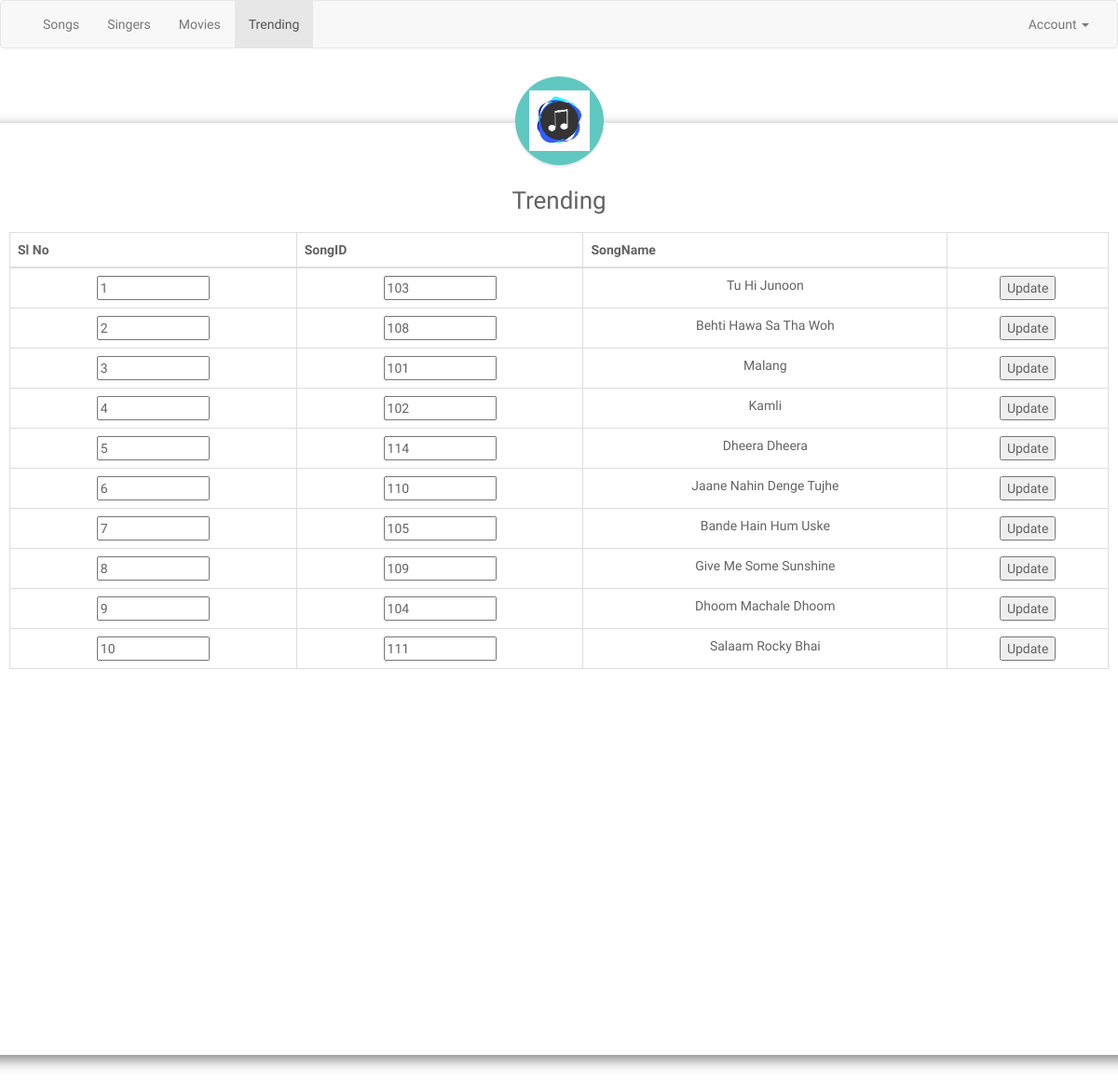
/TrendingVT.php, run on the app's committed database.
### tables this page shows
CREATE TABLE `trending` (
  `slno` int(30) NOT NULL,
  `songID` int(30) DEFAULT NULL
);

CREATE TABLE `songs` (
  `songID` int(30) NOT NULL,
  `songName` varchar(30) NOT NULL,
  `singerID` int(30) NOT NULL,
  `movieID` int(30) NOT NULL,
  `lyricist` varchar(30) NOT NULL,
  `musicProducer` varchar(30) NOT NULL,
  `musicDistributer` varchar(30) NOT NULL,
  `language` varchar(30) NOT NULL,
  `genre` varchar(30) NOT NULL
);

### TrendingVT.php (the view, shortened to what this page needs)
<!DOCTYPE html>
<html lang="en">
<head>
    <link rel="stylesheet" href="https://maxcdn.bootstrapcdn.com/font-awesome/4.7.0/css/font-awesome.min.css">
    <link rel="stylesheet" href="https://maxcdn.bootstrapcdn.com/bootstrap/3.3.7/css/bootstrap.min.css">
</head>
<body>
    <div>
<nav class="navbar navbar-default">
    <div class="container-fluid">
        <div class="collapse navbar-collapse" id="bs-example-navbar-collapse-1">
            <ul class="nav navbar-nav">
                <li><a href="Song.html">Songs</a></li>
                <li><a href="Singer.html">Singers</a></li>
                <li><a href="Movies.html">Movies</a></li>
                <li class="active"><a href="#">Trending<span class="sr-only">(current)</span></a></li>
            </ul>
            <ul class="nav navbar-nav navbar-right">
                <li class="dropdown">
                    <a href="#" class="dropdown-toggle" data-toggle="dropdown" role="button" aria-haspopup="true"
                        aria-expanded="false">Account <span class="caret"></span></a>
                </li>
            </ul>
        </div>
    </div>
</nav>
<div class="modal-dialog modal-login modal-lg cen">
            <div class="modal-content modal-lg big">
                <div class="modal-header">
                    <div class="avatar">
                        <img src="logo2.jpg" alt="Avatar">
                    </div>
                    <h4 class="modal-title">Trending</h4>
                </div>
                <div class="modal-body">
                        <table class="table table-sm table-bordered">
                                <thead>
                                  <tr>
                                    <th scope="col">Sl No</th>
                                    <th scope="col">SongID</th>
                                    <th scope="col">SongName</th>
                                  </tr>
                                </thead>
                                <?php
                        $con=mysqli_connect('127.0.0.1','root','');
                        $sql="(Select t.*,s.songName from trending t,songs s where t.songID=s.songID OR t.songID=NULL order by slno);";
                        $recod=mysqli_query($con,$sql);
                        While($row=mysqli_fetch_array($recod))
                        {
                                         echo "<tr><form action=UDPTrending.php method=post>";
                                         echo "<td><input size=10 type=text name=slno value='".$row['slno']."' readonly></td>";
                                         echo "<td><input size=10 type=text name=sid value='".$row['songID']."'></td>";
                                         echo "<td>".$row['songName']."</td>";
                                         echo "<td><input size=10 type=submit name=action value=Update>";
                                         echo "</form></tr>";
                        }
                    ?>
                              </table>
            </div>
        </div>
    </div>
</body>
</html>

### TrendingVT.php (style rules this page uses)
body { font-family: 'Varela Round', sans-serif; }
.modal-login { color: #636363; width: 350px; }
.modal-login .modal-content { padding: 20px; border-radius: 5px; border: none; content: 1000px; }
.modal-login .modal-header { border-bottom: none; position: relative; justify-content: center; }
.modal-login h4 { text-align: center; font-size: 26px; margin: 30px 0 -15px; }
.modal-login .avatar { position: absolute; margin: 0 auto; left: 0; right: 0; top: -70px; width: 95px; height: 95px; border-radius: 50%; z-index: 9; background: #60c7c1; padding: 15px; box-shadow: 0px 2px 2px rgba(0, 0, 0, 0.1); }
.modal-login .avatar img { width: 100%; }
.modal-login.modal-dialog { margin-top: 80px; }
.cen { position: relative; right: 250px; }
.big { width:1250px; height:1000px; text-align:center; margin-left:-200px; }

### data on the page
trending: slno "1", sid "103", songID.songName "Tu Hi Junoon"
trending: slno "2", sid "108", songID.songName "Behti Hawa Sa Tha Woh"
trending: slno "3", sid "101", songID.songName "Malang"
trending: slno "4", sid "102", songID.songName "Kamli"
trending: slno "5", sid "114", songID.songName "Dheera Dheera"
trending: slno "6", sid "110", songID.songName "Jaane Nahin Denge Tujhe"
trending: slno "7", sid "105", songID.songName "Bande Hain Hum Uske"
trending: slno "8", sid "109", songID.songName "Give Me Some Sunshine"
trending: slno "9", sid "104", songID.songName "Dhoom Machale Dhoom"
trending: slno "10", sid "111", songID.songName "Salaam Rocky Bhai"
